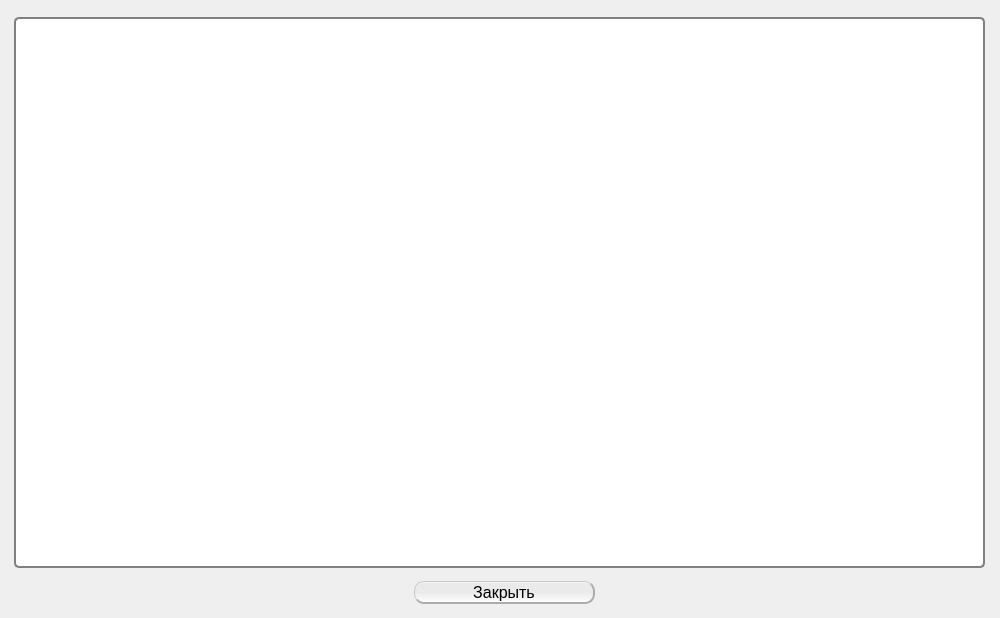
<?xml version="1.0" encoding="UTF-8"?>
<ui version="4.0">
 <class>KeyGenClass</class>
 <widget class="QMainWindow" name="KeyGenClass">
  <property name="geometry">
   <rect>
    <x>0</x>
    <y>0</y>
    <width>1000</width>
    <height>618</height>
   </rect>
  </property>
  <property name="minimumSize">
   <size>
    <width>428</width>
    <height>264</height>
   </size>
  </property>
  <property name="maximumSize">
   <size>
    <width>1000</width>
    <height>618</height>
   </size>
  </property>
  <property name="font">
   <font>
    <pointsize>12</pointsize>
   </font>
  </property>
  <property name="acceptDrops">
   <bool>false</bool>
  </property>
  <property name="windowTitle">
   <string>Генератор секретного ключа </string>
  </property>
  <property name="documentMode">
   <bool>false</bool>
  </property>
  <widget class="QWidget" name="centralWidget">
   <layout class="QHBoxLayout" name="horizontalLayout">
    <property name="leftMargin">
     <number>4</number>
    </property>
    <property name="topMargin">
     <number>1</number>
    </property>
    <property name="rightMargin">
     <number>1</number>
    </property>
    <property name="bottomMargin">
     <number>1</number>
    </property>
    <item>
     <widget class="QStackedWidget" name="stackedWidget">
      <property name="currentIndex">
       <number>3</number>
      </property>
      <widget class="QWidget" name="page">
       <widget class="QLineEdit" name="lineEditKeyPath">
        <property name="geometry">
         <rect>
          <x>460</x>
          <y>470</y>
          <width>491</width>
          <height>22</height>
         </rect>
        </property>
        <property name="readOnly">
         <bool>true</bool>
        </property>
       </widget>
       <widget class="QPushButton" name="pushButtonW1Cancel">
        <property name="geometry">
         <rect>
          <x>900</x>
          <y>580</y>
          <width>80</width>
          <height>23</height>
         </rect>
        </property>
        <property name="minimumSize">
         <size>
          <width>80</width>
          <height>22</height>
         </size>
        </property>
        <property name="maximumSize">
         <size>
          <width>16777215</width>
          <height>16777215</height>
         </size>
        </property>
        <property name="styleSheet">
         <string notr="true">QPushButton 

{

   border-style: solid;
 
   border-radius: 10;

    border-top          : 1px solid rgba(200, 200, 200, 255);

    border-left         : 1px solid rgba(200, 200, 200, 255);

    border-right        : 2px solid rgba(172, 172, 172);

    border-bottom       : 2px solid rgba(172, 172, 172);

   /*
    background-color    : qlineargradient(x1:0, y1:0, x2:0, y2:1, stop:0 rgba(198, 198, 198), stop:1 rgba(225, 225, 225, 255));
*/
background-color: QLinearGradient( x1: 0, y1: 0, x2: 0, y2: 1, stop: 0 #ffffff, stop: 0.1 #eaeaea, stop: 0.49 #eaeaea, stop: 0.5 #eaeaea, stop: 1 #ffffff);
font-size: 16px;
}



QPushButton:hover 

{
/*
    background-color    : qlineargradient(x1:0, y1:0, x2:0, y2:1, stop:0 rgba(225, 225, 225, 255), stop:1 rgba(163, 163, 163));
*/
    background-color    : qlineargradient(x1:0, y1:0, x2:0, y2:1, stop:0 rgba(196, 228, 255), stop:1 rgba(225, 225, 225, 255));
}



QPushButton:pressed 

{

    padding-top         : 2px;

    padding-left        : 2px;

    border-top          : 2px solid rgba(117, 117, 117, 255);

    border-left         : 2px solid rgba(117, 117, 117, 255);

    border-right        : 1px solid rgba(200, 200, 200, 255);

    border-bottom       : 1px solid rgba(200, 200, 200, 255);

    background-color    : rgba(172, 172, 172);

}



QPushButton:disabled 

{

    background-color    : qlineargradient(x1:0, y1:0, x2:0, y2:1, stop:0 rgba(225, 225, 255, 255), stop:1 rgba(172, 172, 172));

}</string>
        </property>
        <property name="text">
         <string>Отмена</string>
        </property>
       </widget>
       <widget class="QLabel" name="labelKeyPathName">
        <property name="geometry">
         <rect>
          <x>168</x>
          <y>470</y>
          <width>301</width>
          <height>21</height>
         </rect>
        </property>
        <property name="font">
         <font>
          <weight>75</weight>
          <bold>true</bold>
         </font>
        </property>
        <property name="text">
         <string>Путь к каталогу хранения ключа:</string>
        </property>
       </widget>
       <widget class="QPushButton" name="pushButtonSelectReqPath">
        <property name="geometry">
         <rect>
          <x>960</x>
          <y>520</y>
          <width>23</width>
          <height>23</height>
         </rect>
        </property>
        <property name="styleSheet">
         <string notr="true">text-align:left;
background-image: url(&quot;Image/open_folder.png&quot;);
background-repeat: no-repeat;
background-position: left 
</string>
        </property>
        <property name="text">
         <string/>
        </property>
       </widget>
       <widget class="QPushButton" name="pushButtonW1Next">
        <property name="geometry">
         <rect>
          <x>800</x>
          <y>580</y>
          <width>80</width>
          <height>23</height>
         </rect>
        </property>
        <property name="minimumSize">
         <size>
          <width>80</width>
          <height>22</height>
         </size>
        </property>
        <property name="font">
         <font>
          <pointsize>-1</pointsize>
         </font>
        </property>
        <property name="styleSheet">
         <string notr="true">QPushButton 

{

   border-style: solid;
 
   border-radius: 10;

    border-top          : 1px solid rgba(200, 200, 200, 255);

    border-left         : 1px solid rgba(200, 200, 200, 255);

    border-right        : 2px solid rgba(172, 172, 172);

    border-bottom       : 2px solid rgba(172, 172, 172);

   /*
    background-color    : qlineargradient(x1:0, y1:0, x2:0, y2:1, stop:0 rgba(198, 198, 198), stop:1 rgba(225, 225, 225, 255));
*/
background-color: QLinearGradient( x1: 0, y1: 0, x2: 0, y2: 1, stop: 0 #ffffff, stop: 0.1 #eaeaea, stop: 0.49 #eaeaea, stop: 0.5 #eaeaea, stop: 1 #ffffff);
font-size: 16px;
}



QPushButton:hover 

{
/*
    background-color    : qlineargradient(x1:0, y1:0, x2:0, y2:1, stop:0 rgba(225, 225, 225, 255), stop:1 rgba(163, 163, 163));
*/
    background-color    : qlineargradient(x1:0, y1:0, x2:0, y2:1, stop:0 rgba(196, 228, 255), stop:1 rgba(225, 225, 225, 255));
}



QPushButton:pressed 

{

    padding-top         : 2px;

    padding-left        : 2px;

    border-top          : 2px solid rgba(117, 117, 117, 255);

    border-left         : 2px solid rgba(117, 117, 117, 255);

    border-right        : 1px solid rgba(200, 200, 200, 255);

    border-bottom       : 1px solid rgba(200, 200, 200, 255);

    background-color    : rgba(172, 172, 172);

}



QPushButton:disabled 

{

    background-color    : qlineargradient(x1:0, y1:0, x2:0, y2:1, stop:0 rgba(225, 225, 255, 255), stop:1 rgba(172, 172, 172));

}</string>
        </property>
        <property name="text">
         <string>Далее &gt;</string>
        </property>
       </widget>
       <widget class="QLineEdit" name="lineEditRequestPath">
        <property name="geometry">
         <rect>
          <x>460</x>
          <y>520</y>
          <width>491</width>
          <height>22</height>
         </rect>
        </property>
        <property name="text">
         <string>hfhfhfhfhtrtTTRrr</string>
        </property>
        <property name="readOnly">
         <bool>true</bool>
        </property>
       </widget>
       <widget class="QLabel" name="labelTitleSelReq">
        <property name="geometry">
         <rect>
          <x>11</x>
          <y>515</y>
          <width>451</width>
          <height>31</height>
         </rect>
        </property>
        <property name="font">
         <font>
          <weight>75</weight>
          <bold>true</bold>
         </font>
        </property>
        <property name="text">
         <string>Путь к каталогу сохранения запроса на сертификат:</string>
        </property>
       </widget>
       <widget class="QPushButton" name="pushButtonSelectKeyPath">
        <property name="geometry">
         <rect>
          <x>960</x>
          <y>470</y>
          <width>23</width>
          <height>20</height>
         </rect>
        </property>
        <property name="styleSheet">
         <string notr="true">text-align:left;
background-image: url(&quot;Image/open-folder-yellow.png&quot;);
background-repeat: no-repeat;
background-position: left 
</string>
        </property>
        <property name="text">
         <string/>
        </property>
       </widget>
       <widget class="QLabel" name="label_10">
        <property name="geometry">
         <rect>
          <x>230</x>
          <y>0</y>
          <width>501</width>
          <height>31</height>
         </rect>
        </property>
        <property name="font">
         <font>
          <family>TimesNewRoman</family>
          <pointsize>-1</pointsize>
          <weight>75</weight>
          <italic>false</italic>
          <bold>true</bold>
         </font>
        </property>
        <property name="styleSheet">
         <string notr="true">font-family:TimesNewRoman;
font-style: normal;
font-weight: bold;

font-size:15px;
color:#1B1BB3;</string>
        </property>
        <property name="text">
         <string>Для создания секретного ключа заполните форму с данными.</string>
        </property>
       </widget>
       <widget class="QLabel" name="label_11">
        <property name="geometry">
         <rect>
          <x>30</x>
          <y>70</y>
          <width>81</width>
          <height>21</height>
         </rect>
        </property>
        <property name="font">
         <font>
          <weight>75</weight>
          <bold>true</bold>
         </font>
        </property>
        <property name="text">
         <string>Фамилия:</string>
        </property>
       </widget>
       <widget class="QLabel" name="label_12">
        <property name="geometry">
         <rect>
          <x>70</x>
          <y>113</y>
          <width>47</width>
          <height>13</height>
         </rect>
        </property>
        <property name="font">
         <font>
          <weight>75</weight>
          <bold>true</bold>
         </font>
        </property>
        <property name="text">
         <string>Имя:</string>
        </property>
       </widget>
       <widget class="QLabel" name="label_13">
        <property name="geometry">
         <rect>
          <x>26</x>
          <y>150</y>
          <width>91</width>
          <height>21</height>
         </rect>
        </property>
        <property name="font">
         <font>
          <weight>75</weight>
          <bold>true</bold>
         </font>
        </property>
        <property name="text">
         <string>Отчество:</string>
        </property>
       </widget>
       <widget class="QLineEdit" name="lineEditFamiliya">
        <property name="geometry">
         <rect>
          <x>120</x>
          <y>72</y>
          <width>201</width>
          <height>22</height>
         </rect>
        </property>
       </widget>
       <widget class="QLineEdit" name="lineEditImia">
        <property name="geometry">
         <rect>
          <x>120</x>
          <y>110</y>
          <width>201</width>
          <height>22</height>
         </rect>
        </property>
       </widget>
       <widget class="QLineEdit" name="lineEditOtchestvo">
        <property name="geometry">
         <rect>
          <x>120</x>
          <y>150</y>
          <width>201</width>
          <height>22</height>
         </rect>
        </property>
       </widget>
       <widget class="QLabel" name="label_14">
        <property name="geometry">
         <rect>
          <x>380</x>
          <y>150</y>
          <width>161</width>
          <height>16</height>
         </rect>
        </property>
        <property name="font">
         <font>
          <weight>75</weight>
          <bold>true</bold>
         </font>
        </property>
        <property name="text">
         <string>Код организации:</string>
        </property>
       </widget>
       <widget class="QLabel" name="label_15">
        <property name="geometry">
         <rect>
          <x>530</x>
          <y>70</y>
          <width>241</width>
          <height>16</height>
         </rect>
        </property>
        <property name="font">
         <font>
          <weight>75</weight>
          <bold>true</bold>
         </font>
        </property>
        <property name="text">
         <string>Наименование организации:</string>
        </property>
       </widget>
       <widget class="QLineEdit" name="lineEditOrgName">
        <property name="geometry">
         <rect>
          <x>380</x>
          <y>110</y>
          <width>601</width>
          <height>22</height>
         </rect>
        </property>
       </widget>
       <widget class="QLineEdit" name="lineEditEGRUL">
        <property name="geometry">
         <rect>
          <x>540</x>
          <y>150</y>
          <width>201</width>
          <height>22</height>
         </rect>
        </property>
       </widget>
       <widget class="QLabel" name="label_17">
        <property name="geometry">
         <rect>
          <x>360</x>
          <y>274</y>
          <width>61</width>
          <height>31</height>
         </rect>
        </property>
        <property name="font">
         <font>
          <weight>75</weight>
          <bold>true</bold>
         </font>
        </property>
        <property name="text">
         <string>Город:</string>
        </property>
       </widget>
       <widget class="QLineEdit" name="lineEditGorod">
        <property name="geometry">
         <rect>
          <x>427</x>
          <y>280</y>
          <width>201</width>
          <height>22</height>
         </rect>
        </property>
       </widget>
       <widget class="QLabel" name="label_18">
        <property name="geometry">
         <rect>
          <x>57</x>
          <y>328</y>
          <width>71</width>
          <height>21</height>
         </rect>
        </property>
        <property name="font">
         <font>
          <weight>75</weight>
          <bold>true</bold>
         </font>
        </property>
        <property name="text">
         <string>Адрес:</string>
        </property>
       </widget>
       <widget class="QLineEdit" name="lineEditAdress">
        <property name="geometry">
         <rect>
          <x>120</x>
          <y>330</y>
          <width>571</width>
          <height>22</height>
         </rect>
        </property>
       </widget>
       <widget class="QLabel" name="label_19">
        <property name="geometry">
         <rect>
          <x>10</x>
          <y>380</y>
          <width>191</width>
          <height>31</height>
         </rect>
        </property>
        <property name="font">
         <font>
          <weight>75</weight>
          <bold>true</bold>
         </font>
        </property>
        <property name="text">
         <string>Контактный телефон:</string>
        </property>
       </widget>
       <widget class="QLineEdit" name="lineEditTelefon">
        <property name="geometry">
         <rect>
          <x>200</x>
          <y>387</y>
          <width>211</width>
          <height>22</height>
         </rect>
        </property>
       </widget>
       <widget class="QLabel" name="label_20">
        <property name="geometry">
         <rect>
          <x>450</x>
          <y>381</y>
          <width>181</width>
          <height>31</height>
         </rect>
        </property>
        <property name="font">
         <font>
          <weight>75</weight>
          <bold>true</bold>
         </font>
        </property>
        <property name="text">
         <string>Электронная почта:</string>
        </property>
       </widget>
       <widget class="QLineEdit" name="lineEditPochta">
        <property name="geometry">
         <rect>
          <x>626</x>
          <y>387</y>
          <width>210</width>
          <height>22</height>
         </rect>
        </property>
       </widget>
       <widget class="QLabel" name="label_21">
        <property name="geometry">
         <rect>
          <x>250</x>
          <y>210</y>
          <width>151</width>
          <height>21</height>
         </rect>
        </property>
        <property name="font">
         <font>
          <weight>75</weight>
          <bold>true</bold>
         </font>
        </property>
        <property name="text">
         <string>Подразделение:</string>
        </property>
       </widget>
       <widget class="QLineEdit" name="lineEditPodrazdelenie">
        <property name="geometry">
         <rect>
          <x>392</x>
          <y>212</y>
          <width>201</width>
          <height>22</height>
         </rect>
        </property>
       </widget>
       <widget class="QLineEdit" name="lineEditRayon">
        <property name="geometry">
         <rect>
          <x>120</x>
          <y>280</y>
          <width>201</width>
          <height>22</height>
         </rect>
        </property>
       </widget>
       <widget class="QLabel" name="label_22">
        <property name="geometry">
         <rect>
          <x>54</x>
          <y>281</y>
          <width>61</width>
          <height>16</height>
         </rect>
        </property>
        <property name="font">
         <font>
          <weight>75</weight>
          <bold>true</bold>
         </font>
        </property>
        <property name="text">
         <string>Район:</string>
        </property>
       </widget>
      </widget>
      <widget class="QWidget" name="page_3">
       <widget class="QPushButton" name="pushButtonW2Next">
        <property name="geometry">
         <rect>
          <x>900</x>
          <y>580</y>
          <width>80</width>
          <height>23</height>
         </rect>
        </property>
        <property name="minimumSize">
         <size>
          <width>80</width>
          <height>22</height>
         </size>
        </property>
        <property name="font">
         <font>
          <pointsize>-1</pointsize>
         </font>
        </property>
        <property name="styleSheet">
         <string notr="true">QPushButton 

{

   border-style: solid;
 
   border-radius: 10;

    border-top          : 1px solid rgba(200, 200, 200, 255);

    border-left         : 1px solid rgba(200, 200, 200, 255);

    border-right        : 2px solid rgba(172, 172, 172);

    border-bottom       : 2px solid rgba(172, 172, 172);

   /*
    background-color    : qlineargradient(x1:0, y1:0, x2:0, y2:1, stop:0 rgba(198, 198, 198), stop:1 rgba(225, 225, 225, 255));
*/
background-color: QLinearGradient( x1: 0, y1: 0, x2: 0, y2: 1, stop: 0 #ffffff, stop: 0.1 #eaeaea, stop: 0.49 #eaeaea, stop: 0.5 #eaeaea, stop: 1 #ffffff);
font-size: 16px;
}



QPushButton:hover 

{
/*
    background-color    : qlineargradient(x1:0, y1:0, x2:0, y2:1, stop:0 rgba(225, 225, 225, 255), stop:1 rgba(163, 163, 163));
*/
    background-color    : qlineargradient(x1:0, y1:0, x2:0, y2:1, stop:0 rgba(196, 228, 255), stop:1 rgba(225, 225, 225, 255));
}



QPushButton:pressed 

{

    padding-top         : 2px;

    padding-left        : 2px;

    border-top          : 2px solid rgba(117, 117, 117, 255);

    border-left         : 2px solid rgba(117, 117, 117, 255);

    border-right        : 1px solid rgba(200, 200, 200, 255);

    border-bottom       : 1px solid rgba(200, 200, 200, 255);

    background-color    : rgba(172, 172, 172);

}



QPushButton:disabled 

{

    background-color    : qlineargradient(x1:0, y1:0, x2:0, y2:1, stop:0 rgba(225, 225, 255, 255), stop:1 rgba(172, 172, 172));

}</string>
        </property>
        <property name="text">
         <string>Далее &gt;</string>
        </property>
       </widget>
       <widget class="QLabel" name="label_4">
        <property name="geometry">
         <rect>
          <x>406</x>
          <y>30</y>
          <width>591</width>
          <height>71</height>
         </rect>
        </property>
        <property name="font">
         <font>
          <family>Tahoma</family>
          <pointsize>28</pointsize>
          <weight>75</weight>
          <italic>false</italic>
          <bold>true</bold>
         </font>
        </property>
        <property name="styleSheet">
         <string notr="true">font-family:Tahoma;
font-style: normal;
font-size: 28pt;
font-weight: bold;


color:blue;</string>
        </property>
        <property name="text">
         <string>Генерация секретного ключа</string>
        </property>
       </widget>
       <widget class="QProgressBar" name="progressBarW3">
        <property name="geometry">
         <rect>
          <x>10</x>
          <y>498</y>
          <width>971</width>
          <height>41</height>
         </rect>
        </property>
        <property name="value">
         <number>24</number>
        </property>
       </widget>
       <widget class="QLabel" name="label_5">
        <property name="geometry">
         <rect>
          <x>490</x>
          <y>160</y>
          <width>451</width>
          <height>51</height>
         </rect>
        </property>
        <property name="font">
         <font>
          <pointsize>25</pointsize>
          <weight>50</weight>
          <bold>false</bold>
         </font>
        </property>
        <property name="text">
         <string>Нажимайте любые клавиши</string>
        </property>
       </widget>
       <widget class="QLabel" name="labelW3EndTime">
        <property name="geometry">
         <rect>
          <x>10</x>
          <y>544</y>
          <width>141</width>
          <height>21</height>
         </rect>
        </property>
        <property name="text">
         <string>Осталось 4:59</string>
        </property>
       </widget>
       <widget class="QLabel" name="labelAnimation">
        <property name="geometry">
         <rect>
          <x>3</x>
          <y>10</y>
          <width>400</width>
          <height>400</height>
         </rect>
        </property>
        <property name="styleSheet">
         <string notr="true"/>
        </property>
        <property name="text">
         <string>TextLabel</string>
        </property>
       </widget>
      </widget>
      <widget class="QWidget" name="page_4">
       <widget class="QLabel" name="label_6">
        <property name="geometry">
         <rect>
          <x>300</x>
          <y>100</y>
          <width>661</width>
          <height>51</height>
         </rect>
        </property>
        <property name="font">
         <font>
          <pointsize>25</pointsize>
          <weight>50</weight>
          <bold>false</bold>
         </font>
        </property>
        <property name="text">
         <string>Введите пароль защиты секретного ключа.</string>
        </property>
       </widget>
       <widget class="QPushButton" name="pushButtonW3Next">
        <property name="geometry">
         <rect>
          <x>900</x>
          <y>570</y>
          <width>80</width>
          <height>23</height>
         </rect>
        </property>
        <property name="minimumSize">
         <size>
          <width>80</width>
          <height>22</height>
         </size>
        </property>
        <property name="font">
         <font>
          <pointsize>-1</pointsize>
         </font>
        </property>
        <property name="styleSheet">
         <string notr="true">QPushButton 

{

   border-style: solid;
 
   border-radius: 10;

    border-top          : 1px solid rgba(200, 200, 200, 255);

    border-left         : 1px solid rgba(200, 200, 200, 255);

    border-right        : 2px solid rgba(172, 172, 172);

    border-bottom       : 2px solid rgba(172, 172, 172);

   /*
    background-color    : qlineargradient(x1:0, y1:0, x2:0, y2:1, stop:0 rgba(198, 198, 198), stop:1 rgba(225, 225, 225, 255));
*/
background-color: QLinearGradient( x1: 0, y1: 0, x2: 0, y2: 1, stop: 0 #ffffff, stop: 0.1 #eaeaea, stop: 0.49 #eaeaea, stop: 0.5 #eaeaea, stop: 1 #ffffff);
font-size: 16px;
}



QPushButton:hover 

{
/*
    background-color    : qlineargradient(x1:0, y1:0, x2:0, y2:1, stop:0 rgba(225, 225, 225, 255), stop:1 rgba(163, 163, 163));
*/
    background-color    : qlineargradient(x1:0, y1:0, x2:0, y2:1, stop:0 rgba(196, 228, 255), stop:1 rgba(225, 225, 225, 255));
}



QPushButton:pressed 

{

    padding-top         : 2px;

    padding-left        : 2px;

    border-top          : 2px solid rgba(117, 117, 117, 255);

    border-left         : 2px solid rgba(117, 117, 117, 255);

    border-right        : 1px solid rgba(200, 200, 200, 255);

    border-bottom       : 1px solid rgba(200, 200, 200, 255);

    background-color    : rgba(172, 172, 172);

}



QPushButton:disabled 

{

    background-color    : qlineargradient(x1:0, y1:0, x2:0, y2:1, stop:0 rgba(225, 225, 255, 255), stop:1 rgba(172, 172, 172));

}</string>
        </property>
        <property name="text">
         <string>Далее &gt;</string>
        </property>
       </widget>
       <widget class="QLabel" name="label_7">
        <property name="geometry">
         <rect>
          <x>0</x>
          <y>12</y>
          <width>291</width>
          <height>291</height>
         </rect>
        </property>
        <property name="styleSheet">
         <string notr="true">background-image:url(&quot;Image/Lock.png&quot;);</string>
        </property>
        <property name="text">
         <string/>
        </property>
       </widget>
       <widget class="QLineEdit" name="lineEditW4Password">
        <property name="geometry">
         <rect>
          <x>370</x>
          <y>336</y>
          <width>301</width>
          <height>20</height>
         </rect>
        </property>
        <property name="echoMode">
         <enum>QLineEdit::Password</enum>
        </property>
       </widget>
       <widget class="QLineEdit" name="lineEditW4PasswordReply">
        <property name="geometry">
         <rect>
          <x>370</x>
          <y>392</y>
          <width>301</width>
          <height>20</height>
         </rect>
        </property>
        <property name="echoMode">
         <enum>QLineEdit::Password</enum>
        </property>
       </widget>
       <widget class="QLabel" name="label_8">
        <property name="geometry">
         <rect>
          <x>371</x>
          <y>313</y>
          <width>81</width>
          <height>21</height>
         </rect>
        </property>
        <property name="font">
         <font>
          <pointsize>11</pointsize>
          <weight>75</weight>
          <bold>true</bold>
         </font>
        </property>
        <property name="text">
         <string>Пароль</string>
        </property>
       </widget>
       <widget class="QLabel" name="label_9">
        <property name="geometry">
         <rect>
          <x>370</x>
          <y>368</y>
          <width>321</width>
          <height>21</height>
         </rect>
        </property>
        <property name="font">
         <font>
          <pointsize>11</pointsize>
          <weight>75</weight>
          <bold>true</bold>
         </font>
        </property>
        <property name="text">
         <string>Подтверждение пароля</string>
        </property>
        <property name="wordWrap">
         <bool>true</bool>
        </property>
       </widget>
      </widget>
      <widget class="QWidget" name="page_5">
       <widget class="QPushButton" name="pushButtonW5PrintZayavka">
        <property name="geometry">
         <rect>
          <x>410</x>
          <y>580</y>
          <width>181</width>
          <height>23</height>
         </rect>
        </property>
        <property name="minimumSize">
         <size>
          <width>80</width>
          <height>22</height>
         </size>
        </property>
        <property name="font">
         <font>
          <pointsize>-1</pointsize>
         </font>
        </property>
        <property name="styleSheet">
         <string notr="true">QPushButton 

{

   border-style: solid;
 
   border-radius: 10;

    border-top          : 1px solid rgba(200, 200, 200, 255);

    border-left         : 1px solid rgba(200, 200, 200, 255);

    border-right        : 2px solid rgba(172, 172, 172);

    border-bottom       : 2px solid rgba(172, 172, 172);

   /*
    background-color    : qlineargradient(x1:0, y1:0, x2:0, y2:1, stop:0 rgba(198, 198, 198), stop:1 rgba(225, 225, 225, 255));
*/
background-color: QLinearGradient( x1: 0, y1: 0, x2: 0, y2: 1, stop: 0 #ffffff, stop: 0.1 #eaeaea, stop: 0.49 #eaeaea, stop: 0.5 #eaeaea, stop: 1 #ffffff);
font-size: 16px;
}



QPushButton:hover 

{
/*
    background-color    : qlineargradient(x1:0, y1:0, x2:0, y2:1, stop:0 rgba(225, 225, 225, 255), stop:1 rgba(163, 163, 163));
*/
    background-color    : qlineargradient(x1:0, y1:0, x2:0, y2:1, stop:0 rgba(196, 228, 255), stop:1 rgba(225, 225, 225, 255));
}



QPushButton:pressed 

{

    padding-top         : 2px;

    padding-left        : 2px;

    border-top          : 2px solid rgba(117, 117, 117, 255);

    border-left         : 2px solid rgba(117, 117, 117, 255);

    border-right        : 1px solid rgba(200, 200, 200, 255);

    border-bottom       : 1px solid rgba(200, 200, 200, 255);

    background-color    : rgba(172, 172, 172);

}



QPushButton:disabled 

{

    background-color    : qlineargradient(x1:0, y1:0, x2:0, y2:1, stop:0 rgba(225, 225, 255, 255), stop:1 rgba(172, 172, 172));

}</string>
        </property>
        <property name="text">
         <string>Закрыть</string>
        </property>
       </widget>
       <widget class="QTextEdit" name="textEditW5Message">
        <property name="geometry">
         <rect>
          <x>10</x>
          <y>16</y>
          <width>971</width>
          <height>551</height>
         </rect>
        </property>
        <property name="font">
         <font>
          <pointsize>12</pointsize>
          <weight>50</weight>
          <bold>false</bold>
         </font>
        </property>
        <property name="styleSheet">
         <string notr="true"> QTextEdit {
/* 
background-color: qlineargradient(x1: 0, y1: 0, x2: 0, y2: 1,
                                   stop: 0 #E0E0E0, stop: 1 #FFFFFF);
*/
background-color:white;
 border: 2px solid gray;
 border-radius: 5px;
 margin-top: 1ex; /* leave space at the top for the title */
}</string>
        </property>
       </widget>
      </widget>
     </widget>
    </item>
   </layout>
  </widget>
 </widget>
 <layoutdefault spacing="6" margin="11"/>
 <tabstops>
  <tabstop>lineEditFamiliya</tabstop>
  <tabstop>lineEditImia</tabstop>
  <tabstop>lineEditOtchestvo</tabstop>
  <tabstop>lineEditOrgName</tabstop>
  <tabstop>lineEditEGRUL</tabstop>
  <tabstop>lineEditPodrazdelenie</tabstop>
  <tabstop>lineEditRayon</tabstop>
  <tabstop>lineEditGorod</tabstop>
  <tabstop>lineEditAdress</tabstop>
  <tabstop>lineEditTelefon</tabstop>
  <tabstop>lineEditPochta</tabstop>
  <tabstop>lineEditKeyPath</tabstop>
  <tabstop>pushButtonSelectKeyPath</tabstop>
  <tabstop>lineEditRequestPath</tabstop>
  <tabstop>pushButtonSelectReqPath</tabstop>
  <tabstop>pushButtonW1Next</tabstop>
  <tabstop>pushButtonW1Cancel</tabstop>
  <tabstop>pushButtonW2Next</tabstop>
  <tabstop>lineEditW4Password</tabstop>
  <tabstop>lineEditW4PasswordReply</tabstop>
  <tabstop>pushButtonW3Next</tabstop>
  <tabstop>textEditW5Message</tabstop>
  <tabstop>pushButtonW5PrintZayavka</tabstop>
 </tabstops>
 <resources>
  <include location="KeyGen.qrc"/>
 </resources>
 <connections/>
</ui>
